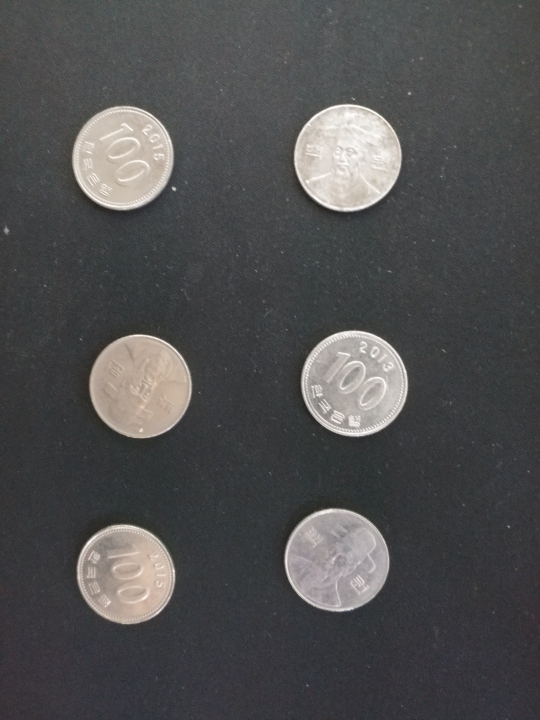
#> input picture Opencv/Image/Coin.jpg, 1080 x 1440 px (shown at 1/2 size)
$ python ImageChangeColor.py
#> lines starting #> are read from the running program, lines starting #| are printed output that depends on the picture
import cv2

Img_color = cv2.imread('./Image/Coin.jpg',cv2.IMREAD_COLOR) #Image Read
#> Img_color is the input picture: shape (1440, 1080, 3); mean B, G, R 79.8, 79.3, 79.6
Img_gray = cv2.cvtColor(Img_color, cv2.COLOR_BGR2GRAY)  #open image change Color : "GRAY"


""" #Image each Show
#cv2.namedWindow('Show Image')
#cv2.imshow('Show Image', img_color)    #show Image-> Program Title name, img_color -> address image open
#cv2.waitKey(0) #keybord wait


#cv2.imshow('Show Gray Image',img_gray)
#cv2.waitKey(0)
"""


#Image Resize Absolute Value
ColorImageSize = cv2.resize(Img_color,dsize=(640,480), interpolation=cv2.INTER_AREA)
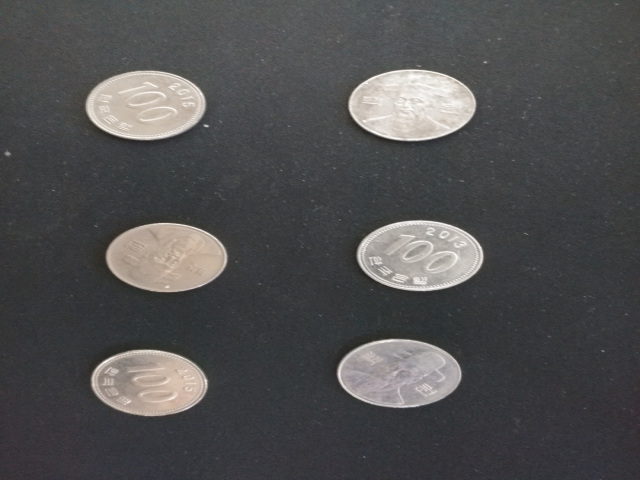
#> ColorImageSize: shape (480, 640, 3); mean B, G, R 79.8, 79.3, 79.6
GrayImageSize = cv2.resize(Img_gray,dsize=(800,800), interpolation=cv2.INTER_AREA)
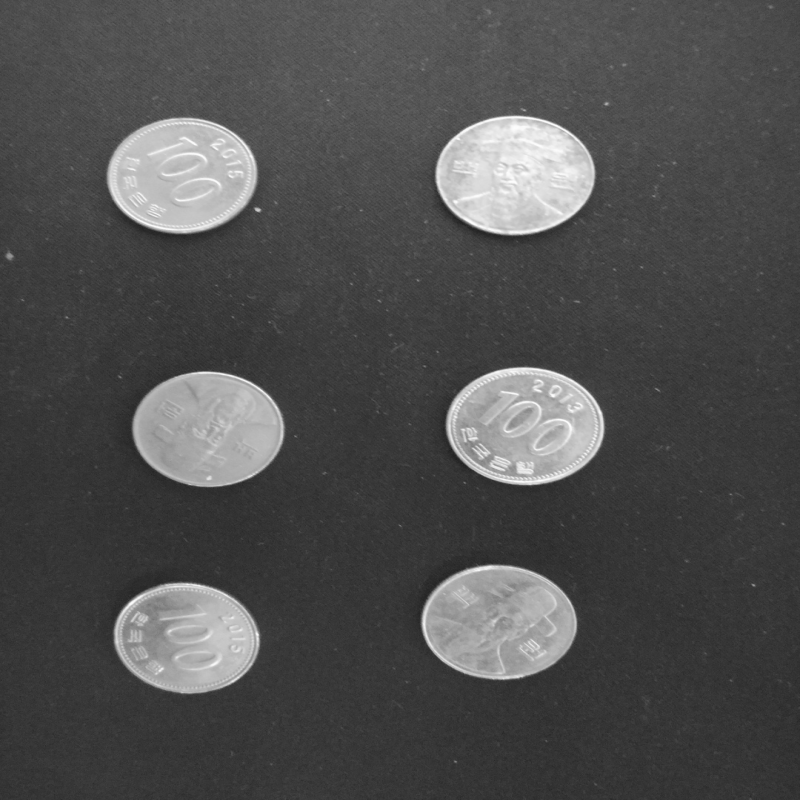
#> GrayImageSize: shape (800, 800); min 29, max 253, mean 79.4


"""
#Image Resize Relative Value
ColorImageSize = cv2.resize(Img_color,dsize=(0,0), fx=0.5, fy=0.5, interpolation=cv2.INTER_LINEAR)
GrayImageSize = cv2.resize(Img_gray,dsize=(0,0), fx=0.6, fy=0.6, interpolation=cv2.INTER_LINEAR)
"""

#imwrite -> ImageSave Address
while True:
    cv2.imshow('Show Color Image',ColorImageSize)
    cv2.imshow('Show Gray Image',GrayImageSize)
    if cv2.waitKey(1) == ord('q'):
#> (key q is pressed here)
        cv2.imwrite('./Image/ChangeColorImage.jpg',GrayImageSize)
        break


cv2.destroyAllWindows() #all windows cash memory destroy
